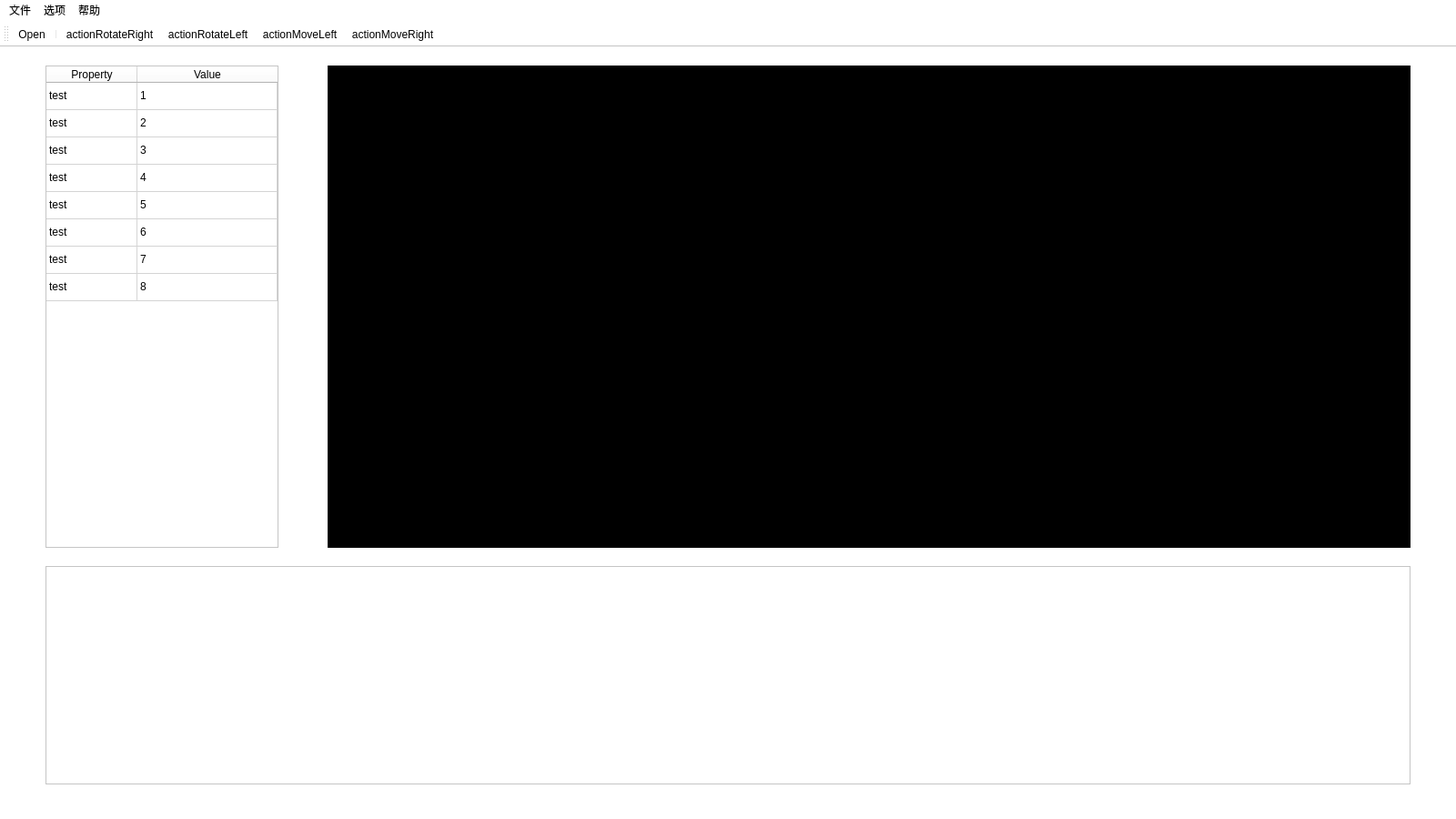
<?xml version="1.0" encoding="UTF-8"?>
<ui version="4.0">
 <class>MainWindow</class>
 <widget class="QMainWindow" name="MainWindow">
  <property name="geometry">
   <rect>
    <x>0</x>
    <y>0</y>
    <width>1600</width>
    <height>900</height>
   </rect>
  </property>
  <property name="windowTitle">
   <string>激光点云数据三维可视化</string>
  </property>
  <property name="autoFillBackground">
   <bool>false</bool>
  </property>
  <property name="styleSheet">
   <string notr="true">background-color: rgb(255, 255, 255);</string>
  </property>
  <widget class="QWidget" name="centralWidget">
   <widget class="QVTKOpenGLWidget" name="Map" native="true">
    <property name="geometry">
     <rect>
      <x>360</x>
      <y>20</y>
      <width>1190</width>
      <height>530</height>
     </rect>
    </property>
    <property name="styleSheet">
     <string notr="true">background-color: rgb(0, 0, 0);</string>
    </property>
   </widget>
   <widget class="QTableWidget" name="propertyTable">
    <property name="geometry">
     <rect>
      <x>50</x>
      <y>20</y>
      <width>256</width>
      <height>530</height>
     </rect>
    </property>
    <property name="minimumSize">
     <size>
      <width>0</width>
      <height>180</height>
     </size>
    </property>
    <property name="font">
     <font>
      <pointsize>9</pointsize>
     </font>
    </property>
    <property name="frameShadow">
     <enum>QFrame::Sunken</enum>
    </property>
    <property name="midLineWidth">
     <number>0</number>
    </property>
    <property name="horizontalScrollBarPolicy">
     <enum>Qt::ScrollBarAsNeeded</enum>
    </property>
    <property name="sizeAdjustPolicy">
     <enum>QAbstractScrollArea::AdjustIgnored</enum>
    </property>
    <property name="autoScroll">
     <bool>true</bool>
    </property>
    <property name="editTriggers">
     <set>QAbstractItemView::AllEditTriggers</set>
    </property>
    <property name="tabKeyNavigation">
     <bool>true</bool>
    </property>
    <property name="showDropIndicator" stdset="0">
     <bool>true</bool>
    </property>
    <property name="dragDropOverwriteMode">
     <bool>true</bool>
    </property>
    <property name="alternatingRowColors">
     <bool>false</bool>
    </property>
    <property name="selectionMode">
     <enum>QAbstractItemView::ExtendedSelection</enum>
    </property>
    <property name="textElideMode">
     <enum>Qt::ElideLeft</enum>
    </property>
    <property name="horizontalScrollMode">
     <enum>QAbstractItemView::ScrollPerItem</enum>
    </property>
    <property name="showGrid">
     <bool>true</bool>
    </property>
    <property name="sortingEnabled">
     <bool>false</bool>
    </property>
    <property name="wordWrap">
     <bool>true</bool>
    </property>
    <property name="cornerButtonEnabled">
     <bool>true</bool>
    </property>
    <property name="rowCount">
     <number>8</number>
    </property>
    <property name="columnCount">
     <number>2</number>
    </property>
    <attribute name="horizontalHeaderCascadingSectionResizes">
     <bool>false</bool>
    </attribute>
    <attribute name="horizontalHeaderDefaultSectionSize">
     <number>100</number>
    </attribute>
    <attribute name="horizontalHeaderHighlightSections">
     <bool>true</bool>
    </attribute>
    <attribute name="horizontalHeaderMinimumSectionSize">
     <number>25</number>
    </attribute>
    <attribute name="horizontalHeaderStretchLastSection">
     <bool>true</bool>
    </attribute>
    <attribute name="verticalHeaderVisible">
     <bool>false</bool>
    </attribute>
    <attribute name="verticalHeaderCascadingSectionResizes">
     <bool>false</bool>
    </attribute>
    <row/>
    <row/>
    <row/>
    <row/>
    <row/>
    <row/>
    <row/>
    <row/>
    <column>
     <property name="text">
      <string>Property</string>
     </property>
     <property name="textAlignment">
      <set>AlignCenter</set>
     </property>
    </column>
    <column>
     <property name="text">
      <string>Value</string>
     </property>
     <property name="textAlignment">
      <set>AlignCenter</set>
     </property>
    </column>
    <item row="0" column="0">
     <property name="text">
      <string>test</string>
     </property>
    </item>
    <item row="0" column="1">
     <property name="text">
      <string>1</string>
     </property>
    </item>
    <item row="1" column="0">
     <property name="text">
      <string>test</string>
     </property>
    </item>
    <item row="1" column="1">
     <property name="text">
      <string>2</string>
     </property>
    </item>
    <item row="2" column="0">
     <property name="text">
      <string>test</string>
     </property>
    </item>
    <item row="2" column="1">
     <property name="text">
      <string>3</string>
     </property>
    </item>
    <item row="3" column="0">
     <property name="text">
      <string>test</string>
     </property>
    </item>
    <item row="3" column="1">
     <property name="text">
      <string>4</string>
     </property>
    </item>
    <item row="4" column="0">
     <property name="text">
      <string>test</string>
     </property>
    </item>
    <item row="4" column="1">
     <property name="text">
      <string>5</string>
     </property>
    </item>
    <item row="5" column="0">
     <property name="text">
      <string>test</string>
     </property>
    </item>
    <item row="5" column="1">
     <property name="text">
      <string>6</string>
     </property>
    </item>
    <item row="6" column="0">
     <property name="text">
      <string>test</string>
     </property>
    </item>
    <item row="6" column="1">
     <property name="text">
      <string>7</string>
     </property>
    </item>
    <item row="7" column="0">
     <property name="text">
      <string>test</string>
     </property>
    </item>
    <item row="7" column="1">
     <property name="text">
      <string>8</string>
     </property>
    </item>
   </widget>
   <widget class="QtCharts::QChartView" name="View3d">
    <property name="geometry">
     <rect>
      <x>50</x>
      <y>570</y>
      <width>1500</width>
      <height>240</height>
     </rect>
    </property>
   </widget>
  </widget>
  <widget class="QMenuBar" name="menuBar">
   <property name="geometry">
    <rect>
     <x>0</x>
     <y>0</y>
     <width>1600</width>
     <height>22</height>
    </rect>
   </property>
   <widget class="QMenu" name="menu">
    <property name="title">
     <string>文件</string>
    </property>
    <addaction name="separator"/>
   </widget>
   <widget class="QMenu" name="menu_2">
    <property name="title">
     <string>选项</string>
    </property>
   </widget>
   <widget class="QMenu" name="menu_3">
    <property name="title">
     <string>帮助</string>
    </property>
   </widget>
   <addaction name="menu"/>
   <addaction name="menu_2"/>
   <addaction name="menu_3"/>
  </widget>
  <widget class="QToolBar" name="mainToolBar">
   <property name="styleSheet">
    <string notr="true">
background-color: rgb(255, 255, 255);
</string>
   </property>
   <attribute name="toolBarArea">
    <enum>TopToolBarArea</enum>
   </attribute>
   <attribute name="toolBarBreak">
    <bool>false</bool>
   </attribute>
   <addaction name="actionOpen"/>
   <addaction name="separator"/>
   <addaction name="actionactionRotateRight"/>
   <addaction name="actionRotateLeft"/>
   <addaction name="actionMoveLeft"/>
   <addaction name="actionMoveRight"/>
  </widget>
  <widget class="QStatusBar" name="statusBar"/>
  <action name="actionOpen">
   <property name="icon">
    <iconset resource="Resources/resources.qrc">
     <normaloff>:/images/images/open.png</normaloff>:/images/images/open.png</iconset>
   </property>
   <property name="text">
    <string>Open</string>
   </property>
  </action>
  <action name="actionactionRotateRight">
   <property name="icon">
    <iconset resource="Resources/resources.qrc">
     <normaloff>:/images/images/rotate_right.png</normaloff>:/images/images/rotate_right.png</iconset>
   </property>
   <property name="text">
    <string>actionRotateRight</string>
   </property>
   <property name="toolTip">
    <string>RotateRight</string>
   </property>
  </action>
  <action name="actionRotateLeft">
   <property name="icon">
    <iconset resource="Resources/resources.qrc">
     <normaloff>:/images/images/rotate_left.png</normaloff>:/images/images/rotate_left.png</iconset>
   </property>
   <property name="text">
    <string>actionRotateLeft</string>
   </property>
   <property name="toolTip">
    <string>RotateLeft</string>
   </property>
  </action>
  <action name="actionMoveRight">
   <property name="icon">
    <iconset resource="Resources/resources.qrc">
     <normaloff>:/images/images/right.png</normaloff>:/images/images/right.png</iconset>
   </property>
   <property name="text">
    <string>actionMoveRight</string>
   </property>
   <property name="toolTip">
    <string>MoveRight</string>
   </property>
  </action>
  <action name="actionMoveLeft">
   <property name="icon">
    <iconset resource="Resources/resources.qrc">
     <normaloff>:/images/images/left.png</normaloff>:/images/images/left.png</iconset>
   </property>
   <property name="text">
    <string>actionMoveLeft</string>
   </property>
   <property name="toolTip">
    <string>MoveLeft</string>
   </property>
  </action>
 </widget>
 <layoutdefault spacing="6" margin="11"/>
 <customwidgets>
  <customwidget>
   <class>QVTKOpenGLWidget</class>
   <extends>QWidget</extends>
   <header>QVTKOpenGLWidget.h</header>
  </customwidget>
  <customwidget>
   <class>QtCharts::QChartView</class>
   <extends>QGraphicsView</extends>
   <header location="global">qchartview.h</header>
  </customwidget>
 </customwidgets>
 <resources>
  <include location="Resources/resources.qrc"/>
 </resources>
 <connections/>
</ui>
